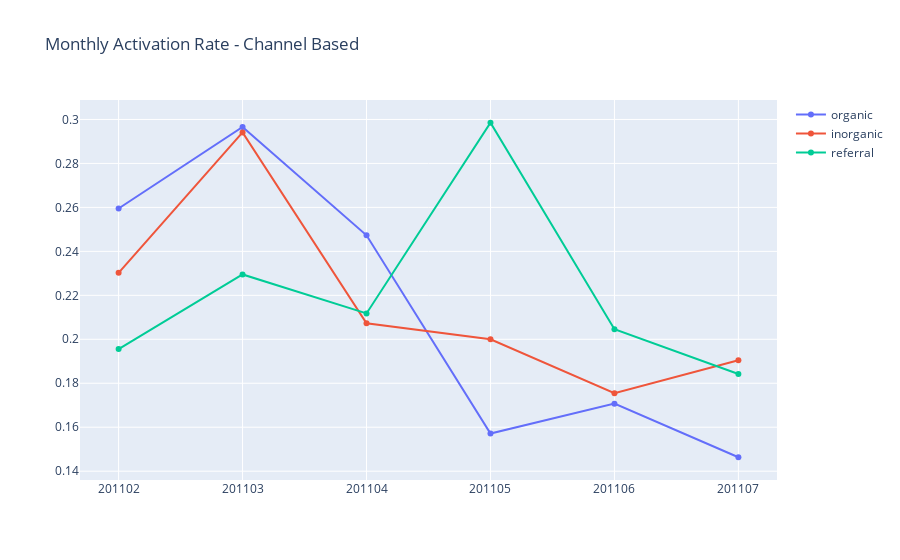

Notebook source saved alongside this figure:
### Code cell
plot_data = [
    go.Scatter(
        x=tx_activation_ch.query("SignupYearMonth>201101 and SignupYearMonth<201108 and AcqChannel == 'organic'")['SignupYearMonth'],
        y=tx_activation_ch.query("SignupYearMonth>201101 and SignupYearMonth<201108 and AcqChannel == 'organic'")['CustomerID'],
        name="organic"
    ),
    go.Scatter(
        x=tx_activation_ch.query("SignupYearMonth>201101 and SignupYearMonth<201108 and AcqChannel == 'inorganic'")['SignupYearMonth'],
        y=tx_activation_ch.query("SignupYearMonth>201101 and SignupYearMonth<201108 and AcqChannel == 'inorganic'")['CustomerID'],
        name="inorganic"
    ),
    go.Scatter(
        x=tx_activation_ch.query("SignupYearMonth>201101 and SignupYearMonth<201108 and AcqChannel == 'referral'")['SignupYearMonth'],
        y=tx_activation_ch.query("SignupYearMonth>201101 and SignupYearMonth<201108 and AcqChannel == 'referral'")['CustomerID'],
        name="referral"
    )
    
]

plot_layout = go.Layout(
        xaxis={"type": "category"},
        title='Monthly Activation Rate - Channel Based'
    )
fig = go.Figure(data=plot_data, layout=plot_layout)
pyoff.iplot(fig)

### Figure 1 — Plotly figure (JSON) as saved in the notebook; plotly's stock layout.template omitted (floating-point values rounded to 4 significant figures)
{"data": [{"name": "organic", "type": "scatter", "x": [201102, 201103, 201104, 201105, 201106, 201107], "y": [0.2595, 0.2966, 0.2473, 0.1571, 0.1707, 0.1463]}, {"name": "inorganic", "type": "scatter", "x": [201102, 201103, 201104, 201105, 201106, 201107], "y": [0.2302, 0.2941, 0.2073, 0.2, 0.1754, 0.1905]}, {"name": "referral", "type": "scatter", "x": [201102, 201103, 201104, 201105, 201106, 201107], "y": [0.1955, 0.2295, 0.2118, 0.2985, 0.2045, 0.1842]}], "layout": {"title": {"text": "Monthly Activation Rate - Channel Based"}, "xaxis": {"type": "category"}}}
